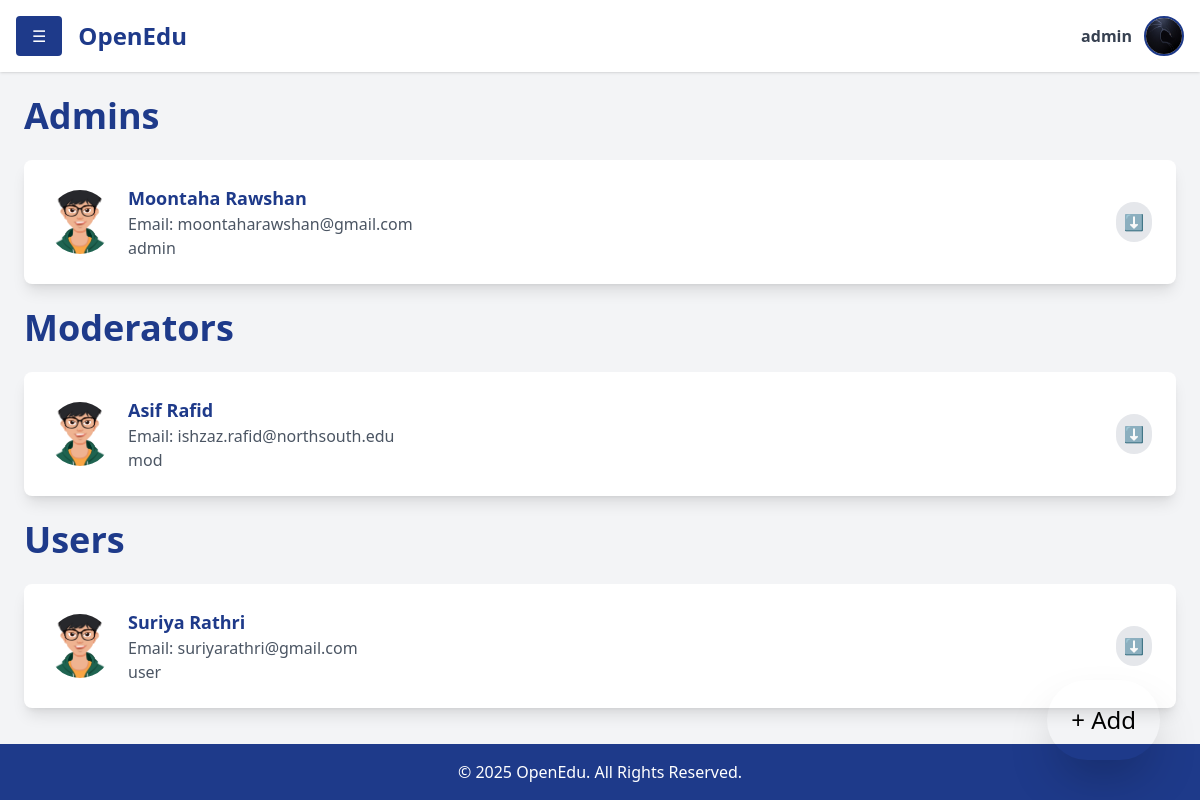
/appoint (signed in), run on an earlier commit of the app's database.
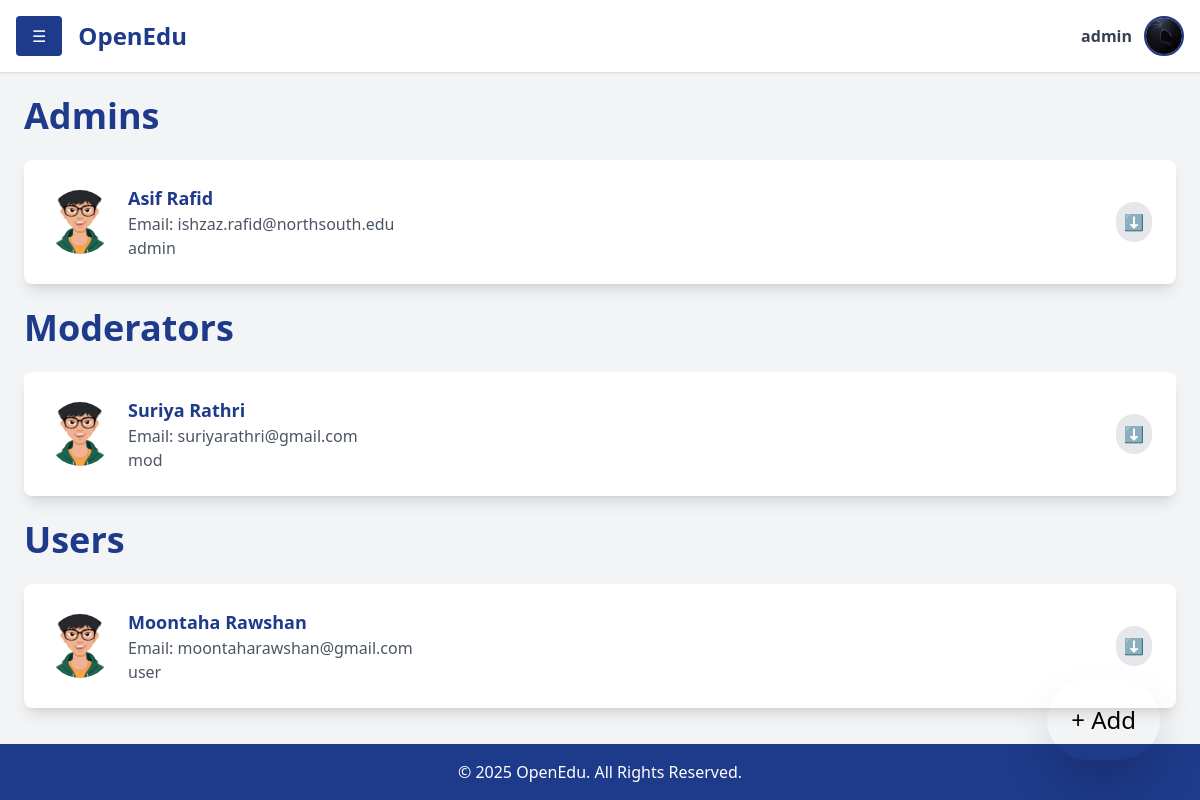
And on a later commit of the database.
### accounts/models.py (models this page shows, shortened)
class User(AbstractUser):
    contact = models.CharField(max_length=15, blank=True, null=True)
    profilepicture = models.ImageField(upload_to='images/profilepictures', blank=True, null=True,default='images/profilepictures/rafid1.jpg')
    role=models.TextField(default='user')
    groups = models.ManyToManyField(
        'auth.Group',
        related_name='custom_user_set',
        blank=True
    )
    user_permissions = models.ManyToManyField(
        'auth.Permission',
        related_name='custom_user_permissions_set',
        blank=True
    )

### home/views.py (the view)
# urls.py: path('appoint', appoint, name='appoint'),
@login_required
def appoint(request):
    if (request.user.role!='admin' and request.user.role!='master'):
        return redirect('/errors/unauthorizedaccess')
    admins=User.objects.filter(role='admin')
    moderators=User.objects.filter(role='mod')
    rusers=User.objects.filter(role='user')
    isMaster=(request.user.role=='master')
    context={'name':request.user.username,'rusers':rusers,'admins':admins,'moderators':moderators,'isMaster':isMaster}
    return render(request,"appoint.html",context)

### home/templates/appoint.html (shortened to what this page needs)
{% extends 'dashboard.html' %} {% block content %} {% load static %}
<div class="p-6 flex-grow">
  <div class="space-y-6">
    {% if admins and isMaster %}
    <h1 class="text-4xl font-bold text-blue-900 mb-4">Admins</h1>
    {% for user in admins %}
    <div
      class="flex items-center bg-white p-6 rounded-lg shadow-lg hover:shadow-xl transition duration-300 transform hover:scale-105 relative"
    >
      <div class="w-16 h-16 mr-4">
        <img
          src="{{ user.profilepicture.url }}"
          class="w-full h-full rounded-full object-cover"
        />
      </div>
      <div class="flex-grow">
        <h3 class="text-lg font-semibold text-blue-900">
          {{ user.first_name }} {{ user.last_name }}
        </h3>
        <p class="text-gray-600">Email: {{ user.email }}</p>
        <p class="text-gray-600">{{ user.role }}</p>
      </div>
      <div class="relative">
        <button
          onclick="toggleDropdown(this)"
          class="bg-gray-200 hover:bg-gray-300 p-2 rounded-full focus:outline-none"
        >
          ⬇️
        </button>
      </div>
    </div>
    {% endfor %} {% endif %} {% if moderators %}
    <h1 class="text-4xl font-bold text-blue-900 mb-4">Moderators</h1>
    {% for user in moderators %}
    <div
      class="flex items-center bg-white p-6 rounded-lg shadow-lg hover:shadow-xl transition duration-300 transform hover:scale-105 relative"
    >
      <div class="w-16 h-16 mr-4">
        <img
          src="{{ user.profilepicture.url }}"
          class="w-full h-full rounded-full object-cover"
        />
      </div>
      <div class="flex-grow">
        <h3 class="text-lg font-semibold text-blue-900">
          {{ user.first_name }} {{ user.last_name }}
        </h3>
        <p class="text-gray-600">Email: {{ user.email }}</p>
        <p class="text-gray-600">{{ user.role }}</p>
      </div>
      <div class="relative">
        <button
          onclick="toggleDropdown(this)"
          class="bg-gray-200 hover:bg-gray-300 p-2 rounded-full focus:outline-none"
        >
          ⬇️
        </button>
      </div>
    </div>
    {% endfor %} {% endif %} {% if rusers %}
    <h1 class="text-4xl font-bold text-blue-900 mb-4">Users</h1>
    {% for user in rusers %}
    <div
      class="flex items-center bg-white p-6 rounded-lg shadow-lg hover:shadow-xl transition duration-300 transform hover:scale-105 relative"
    >
      <div class="w-16 h-16 mr-4">
        <img
          src="{{ user.profilepicture.url }}"
          class="w-full h-full rounded-full object-cover"
        />
      </div>
      <div class="flex-grow">
        <h3 class="text-lg font-semibold text-blue-900">
          {{ user.first_name }} {{ user.last_name }}
        </h3>
        <p class="text-gray-600">Email: {{ user.email }}</p>
        <p class="text-gray-600">{{ user.role }}</p>
      </div>
      <div class="relative">
        <button
          onclick="toggleDropdown(this)"
          class="bg-gray-200 hover:bg-gray-300 p-2 rounded-full focus:outline-none"
        >
          ⬇️
        </button>
      </div>
    </div>
    {% endfor %} {% endif %}
  </div>
</div>
{% endblock %}

What changed in the data, as far as the page shows it:
changed User "Asif": moves from the list under "Moderators" to the list under "Admins"
changed User "Suriya": moves from the list under "Users" to the list under "Moderators"
changed User "Moontaha": moves from the list under "Admins" to the list under "Users"
